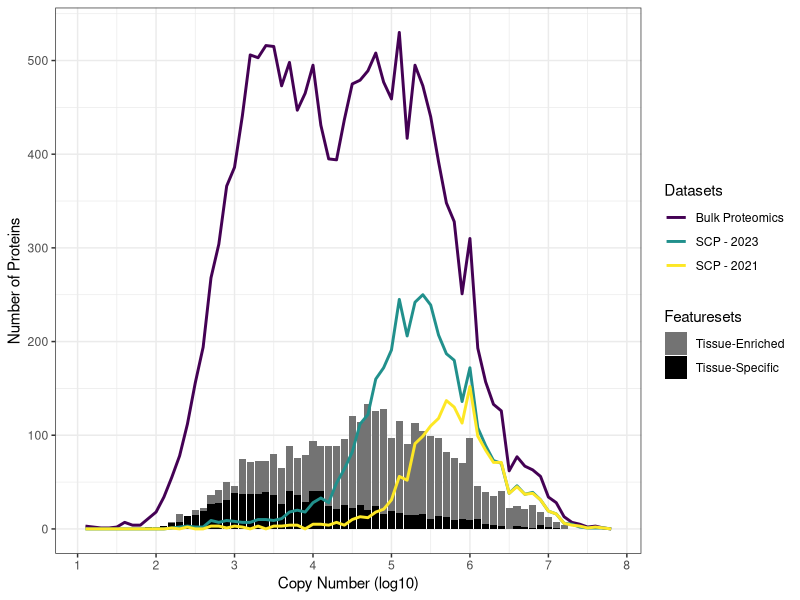
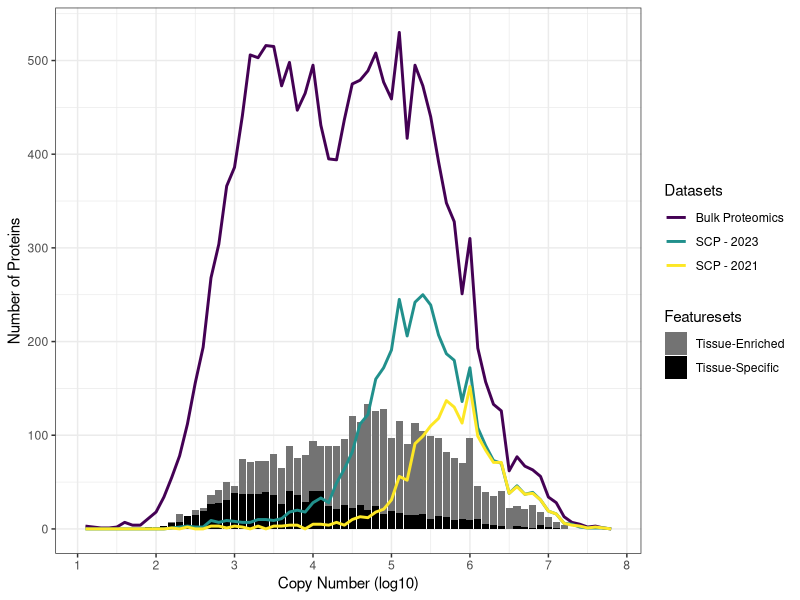

Here is the R script that generated these plots, in order:
library(tidyverse)
library(ragg)
library(viridis)



## Read in the data
### (1) list of TS proteins
### (2) list of TE proteins
### (3) protein information table from Hannah and Caleb and add TS/TE info
TS_ids <- read_tsv("ensembl_to_uniprot_TS.tsv") %>%
  filter(Reviewed == "reviewed") %>%
  filter(Organism == "Homo sapiens (Human)") %>%
  pull(Entry) %>%
  unique() %>%
  sort() %>%
  unlist()

TE_ids <- read_tsv("ensembl_to_uniprot_TE.tsv") %>%
  filter(Reviewed == "reviewed") %>%
  filter(Organism == "Homo sapiens (Human)") %>%
  pull(Entry) %>%
  unique() %>%
  sort() %>%
  unlist()

proteins <- read_tsv("proteins.tsv") %>%
  mutate(present_sc_new = select(., new_single_cell_F1:new_single_cell_F19) %>% rowSums(na.rm = TRUE)) %>%
  mutate(present_sc_old = select(., old_single_cell_F3:old_single_cell_F5) %>% rowSums(na.rm = TRUE)) %>%
  mutate(logscale = log10(bulk_abundance)) %>%
  mutate(tissue_specific = uniprot_id %in% TS_ids) %>%
  mutate(tissue_enriched = uniprot_id %in% TE_ids)


## Create bins for the x-axis of the plot
bins <- seq(1.1, 7.9, 0.1)
labels <- bins[-69] %>% paste()


## Create filtered data frames
new_sc = proteins %>%
  filter(present_sc_new > 0) %>%
  mutate(bins = factor(cut(logscale, breaks = bins, labels = labels), levels = labels))

old_sc <- proteins %>%
  filter(present_sc_old > 0) %>%
  mutate(bins = factor(cut(logscale, breaks = bins, labels = labels), levels = labels))

bulk <- proteins %>%
  filter(!is.na(bulk_abundance)) %>%
  mutate(bins = factor(cut(logscale, breaks = bins, labels = labels), levels = labels))

TS <- proteins %>%
  filter(tissue_specific == TRUE) %>%
  mutate(bins = factor(cut(logscale, breaks = bins, labels = labels), levels = labels))

TE <- proteins %>%
  filter(tissue_enriched == TRUE) %>%
  mutate(bins = factor(cut(logscale, breaks = bins, labels = labels), levels = labels))


## Value counts
new_sc_counts <- new_sc %>%
  group_by(bins, .drop = FALSE) %>%
  summarize(Count_New = n()) %>%
  arrange(desc(Count_New)) %>%
  filter(!is.na(bins))

old_sc_counts <- old_sc %>%
  group_by(bins, .drop = FALSE) %>%
  summarize(Count_Old = n()) %>%
  arrange(desc(Count_Old)) %>%
  filter(!is.na(bins))

bulk_counts <- bulk %>%
  group_by(bins, .drop = FALSE) %>%
  summarize(Count_Bulk = n()) %>%
  arrange(desc(Count_Bulk)) %>%
  filter(!is.na(bins))

TS_counts <- TS %>% 
  group_by(bins, .drop = FALSE) %>%
  summarize(Count_TS = n()) %>%
  arrange(desc(Count_TS)) %>%
  filter(!is.na(bins))

TE_counts <- TE %>% 
  group_by(bins, .drop = FALSE) %>%
  summarize(Count_TE = n()) %>%
  arrange(desc(Count_TE)) %>%
  filter(!is.na(bins))


## Combine counts tables into two: counts for the line distributions and 
##  counts for the features in the bar chart
combined_distributions <- new_sc_counts %>%
  full_join(old_sc_counts) %>%
  full_join(bulk_counts) %>%
  mutate(bins = as.numeric(as.character(bins))) %>%
  arrange(bins) %>%
  pivot_longer(Count_New:Count_Bulk, names_to = "dataset", values_to = "counts")

combined_features <- TS_counts %>%
  full_join(TE_counts) %>%
  mutate(bins = as.numeric(as.character(bins))) %>%
  arrange(bins) %>%
  mutate(fill = "filler")


## Create a line+bar plot
ggplot() +
  geom_bar(combined_features, mapping = aes(x = bins, y = Count_TE, fill = "Tissue-Enriched"), stat = "identity") +
  geom_bar(combined_features, mapping = aes(x = bins, y = Count_TS, fill = "Tissue-Specific"), stat = "identity") +
  geom_line(combined_distributions, mapping = aes(x = bins, y = counts, color = dataset), size = 1) +
  theme_bw() +
  labs(x = "Copy Number (log10)", y = "Number of Proteins", color = "Datasets", fill = "Featuresets") +
  scale_x_continuous(breaks = seq(1, 8, 1)) +
  scale_y_continuous(breaks = seq(0, 500, 100)) +
  scale_fill_manual(name = "Featuresets", breaks = c("Tissue-Enriched", "Tissue-Specific"), values=c("Tissue-Enriched" = "gray45", "Tissue-Specific" = "black")) +
  scale_color_viridis(discrete = TRUE, labels = c("Bulk Proteomics", "SCP - 2023", "SCP - 2021")) + 
  guides(linewidth = "none",
         fill = guide_legend(order = 2),
         color = guide_legend(order = 1))


## Save the plot
ggsave("Depth Classification Distributions.png", dpi = 600, units = "in", height = 5, width = 7)
